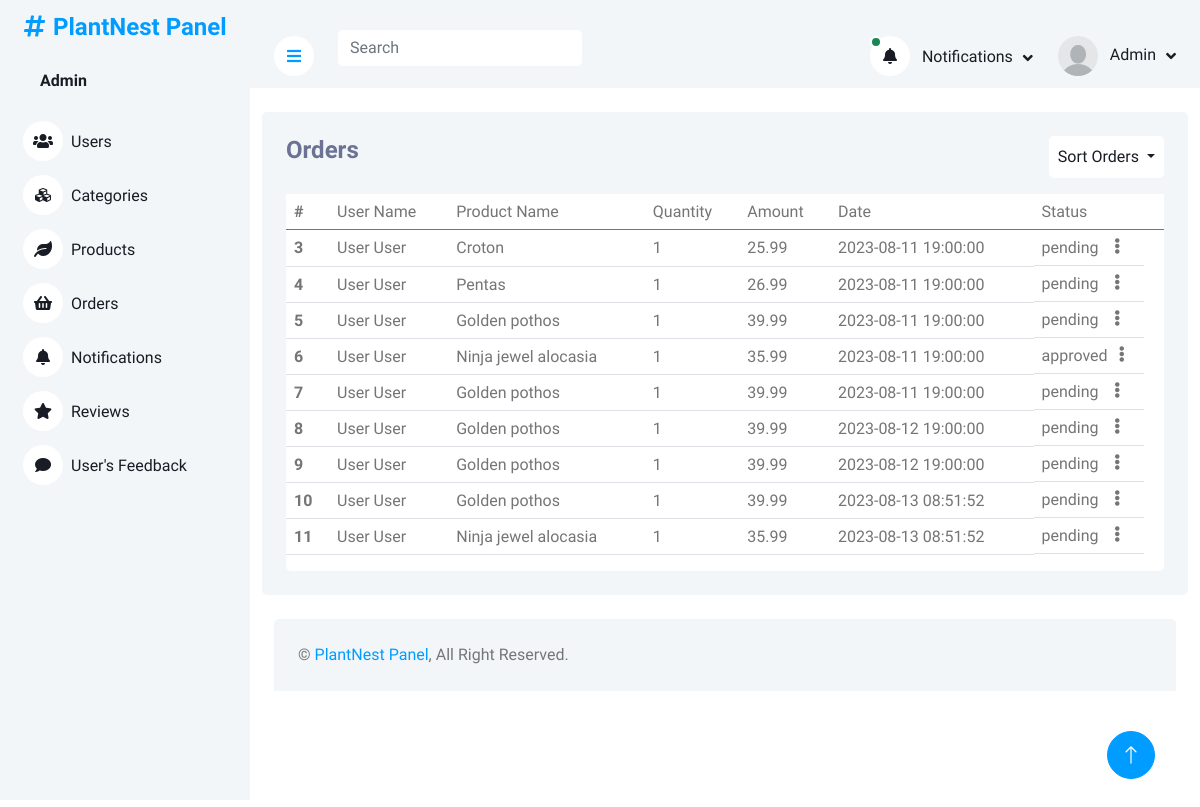
/adminPanel/orders.php (signed in), run on the app's committed database.
### tables this page shows
CREATE TABLE `orders` (
  `orderID` int(11) NOT NULL,
  `userID` int(11) DEFAULT NULL,
  `productID` int(11) DEFAULT NULL,
  `productQuantity` varchar(225) DEFAULT NULL,
  `orderDate` timestamp NULL DEFAULT current_timestamp(),
  `totalAmount` varchar(225) DEFAULT NULL,
  `orderStatus` enum('pending','approved','rejected') NOT NULL DEFAULT 'pending'
);

CREATE TABLE `users` (
  `userID` int(11) NOT NULL,
  `firstName` varchar(225) DEFAULT NULL,
  `lastName` varchar(225) DEFAULT NULL,
  `userEmail` varchar(225) NOT NULL,
  `userPassword` varchar(225) DEFAULT NULL
);

CREATE TABLE `products` (
  `productID` int(11) NOT NULL,
  `productName` varchar(225) DEFAULT NULL,
  `productDescription` varchar(225) DEFAULT NULL,
  `productPrice` varchar(225) DEFAULT NULL,
  `productImage` varchar(225) DEFAULT NULL,
  `productStock` varchar(255) NOT NULL,
  `categoryID` int(11) DEFAULT NULL
);

### adminPanel/orders.php (the view, shortened to what this page needs)
<?php
include_once('header_admin.php');
?>
<div class="container pt-4">
    <div class="bg-light rounded p-4">
        <div class="row">
            <div class="col-12">
                <div class="bg-white rounded h-100 ">
                    <div class="d-flex bg-light justify-content-between">
                        <h4>Orders</h4>
                       <div class="d-flex">
                                  <div class="dropdown d-flex align-self-center ">
                                    <form method="post">
                                    <button class="btn bg-white text-dark dropdown-toggle p-2" type="button"
                                        id="dropdownMenuButton1"  data-bs-toggle="dropdown" aria-expanded="false">
                                        Sort Orders
                                    </button>
                                </form>
                                </div>
                        </div>
                    </div>
                    <div class="table-responsive bg- ">
                        <table class="table">
                            <thead>
                                <tr>
                                    <th scope="col">#</th>
                                    <td>User Name</td>
                                    <td>Product Name</td>
                                    <td>Quantity</td>
                                    <td>Amount</td>
                                    <td>Date</td>
                                    <td>Status </td>
                                    <td> </td>
                                </tr>
                            </thead>
                            <tbody>
                                <?php
if (isset($_POST['sort-order-by-name'])) {
    $query = $pdo->query("SELECT * FROM orders INNER JOIN users ON orders.userID = users.userID INNER JOIN  products ON orders.productID =products.productID ORDER BY users.firstName ;");
    $result = $query->fetchAll(PDO::FETCH_ASSOC);
}else if (isset($_POST['sort-order-by-date'])) {
    $query = $pdo->query("SELECT * FROM orders INNER JOIN users ON orders.userID = users.userID INNER JOIN  products ON orders.productID =products.productID  ORDER BY orders.orderDate;");
    $result = $query->fetchAll(PDO::FETCH_ASSOC);
} else {
    $query = $pdo->query("SELECT * FROM orders INNER JOIN users ON orders.userID = users.userID INNER JOIN  products ON orders.productID =products.productID ;");
    $result = $query->fetchAll(PDO::FETCH_ASSOC);
}
                        foreach($result as $row){
                        ?>
                                <tr class="tr-row">
                                    <th scope="row">
                                        <?php echo $row['orderID'] ?>
                                    </th>
                                    <td>
                                        <?php echo ucfirst($row['firstName']) ?> <?php echo ucfirst($row['lastName']) ?>
                                    </td>
                                    <td>
                                        <?php echo $row['productName'] ?>
                                    </td>
                                    <td>
                                        <?php echo $row['productQuantity'] ?>
                                    </td>
                                    <td>
                                        <?php echo $row['totalAmount'] ?>
                                    </td>
                                    <td>
                                        <?php echo $row['orderDate'] ?>
                                    </td>
                                     <td class="d-flex">
      <?php echo $row['orderStatus'] ?>
      <div class="mx-auto">
        <i class="fa fa-ellipsis-v" data-bs-toggle="dropdown" aria-expanded="false" id="dropdownMenuButton" aria-haspopup="true" aria-expanded="false"></i>
      </div>
    </td>
                                </tr>
                                <?php
                        };
                                       ?>
                            </tbody>
                        </table>
                    </div>
                </div>
            </div>
        </div>
    </div>
</div>
<?php
include('footer.php');
?>

### adminPanel/header_admin.php (shortened to what this page needs)
<?php
include("php/query.php");
?>
<!DOCTYPE html>
<html lang="en">
<head>
    <link href="https://cdnjs.cloudflare.com/ajax/libs/font-awesome/5.10.0/css/all.min.css" rel="stylesheet">
    <link href="https://cdn.jsdelivr.net/npm/bootstrap-icons@1.4.1/font/bootstrap-icons.css" rel="stylesheet">
    <link href="lib/owlcarousel/assets/owl.carousel.min.css" rel="stylesheet">
    <link href="lib/tempusdominus/css/tempusdominus-bootstrap-4.min.css" rel="stylesheet" />
    <link href="css/bootstrap.min.css" rel="stylesheet">
    <link href="css/style.css" rel="stylesheet">
</head>
<body>
    <div class="container-xxl position-relative bg-white d-flex p-0">
        <div class="sidebar pe-4 pb-3">
            <nav class="navbar bg-light navbar-light">
                <a href="index.html" class="navbar-brand mx-4 mb-3">
                    <div>
                    <h4 class="text-primary"><i class="fa fa-hashtag me-2"></i>PlantNest Panel</h4>
                    </div>
                </a>
                <div class="d-flex align-items-center ms-4 mb-4">
                    <div class="ms-3">
                    <?php
                                 if(isset($_SESSION['Admin'])){
                                    $admin = $_SESSION['Admin'];
                                 foreach($admin as $value){
                                    $U_ID =   $value['adminID'];
                                  $query = $pdo->prepare("SELECT * FROM admins WHERE adminID = :iD ");
                                  $query->bindParam(':iD',  $U_ID);
                                  $query->execute();
                                  $result = $query->fetch(PDO::FETCH_ASSOC);
                        ?>
                         <h6 class="mb-0">
                             <span><?php echo ucfirst($result['adminName'])?></span>
                            </h6>
</span>    <?php
                      };
                    }
                        ?>
                    </div>
                </div>
                <div class="navbar-nav w-100">
                    <a href="index.php" class="nav-item nav-link "><i class="fa fa-users me-2"></i>Users</a>
                    <a href="category.php" class="nav-item nav-link"><i class="fa fa-cubes me-2"></i>Categories</a>
                    <a href="products.php" class="nav-item nav-link"><i class="fa fa-leaf me-2"></i>Products</a>
                    <a href="orders.php" class="nav-item nav-link"><i class="fa fa-shopping-basket me-2"></i>Orders</a>
                    <a href="notifications.php" class="nav-item nav-link"><i class="fa fa-bell me-2"></i>Notifications</a>
                    <a href="reviews.php" class="nav-item nav-link"><i class="fa fa-star me-2"></i>Reviews</a>
                    <a href="feedback.php" class="nav-item nav-link"><i class="fa fa-comment me-2"></i>User's Feedback</a>
                </div>
            </nav>
        </div>
        <div class="content">
            <nav class="navbar navbar-expand bg-light navbar-light sticky-top px-4 py-0">
                <a href="#" class="sidebar-toggler flex-shrink-0">
                    <i class="fa fa-bars"></i>
                </a>
                <form class=" d-none d-md-flex ms-4">
                    <input id="taskFilter" name="search-query" class="taskFilter form-control border-0" type="search"
                        placeholder="Search">
                </form>
                <div class="navbar-nav align-items-center ms-auto">
                    <div class="nav-item dropdown">
                        <?php
                            $query = $pdo->query("SELECT * from orders  INNER JOIN  users on
                            orders.userID = users.userID    where orderStatus	 = 'pending'  LIMIT 2");
                        $result = $query->fetchAll(PDO::FETCH_ASSOC);
                        if (empty($result)) {
                            ?>
                            <a href="#" class="nav-link dropdown-toggle " data-bs-toggle="dropdown">
                                <i class="fa fa-bell me-lg-2">
                                </i>
                                <span class="d-none d-lg-inline-flex">Notifications</span>
                            </a>
                            <?php
                        } else {
                            ?>
                            <a href="#" class="nav-link dropdown-toggle " data-bs-toggle="dropdown">
                                <i class="fa fa-bell me-lg-2 position-relative">
                                    <div
                                        class="bg-success rounded-circle border border-2 border-white position-absolute top-0 start-0 p-1">
                                    </div>
                                </i>
                                <span class="d-none d-lg-inline-flex">Notifications</span>
                            </a>
                            <?php
                        } ?>
                    </div>
                    <div class="nav-item dropdown">
                        <a href="#" class="nav-link dropdown-toggle" data-bs-toggle="dropdown">
                        <?php
                                 if(isset($_SESSION['Admin'])){
                                    $admin = $_SESSION['Admin'];
                                 foreach($admin as $value){
                                    $U_ID =   $value['adminID'];
                                  $query = $pdo->prepare("SELECT * FROM admins WHERE adminID = :iD ");
                                  $query->bindParam(':iD',  $U_ID);
                                  $query->execute();
                                  $result = $query->fetch(PDO::FETCH_ASSOC);
                              if($result['adminImage']){
                        ?>
                        <img class="rounded-circle me-lg-2" src="img/<?php echo $result['adminImage'] ?>" alt="" style="width: 40px; height: 40px;">
                            <?php
                              }else if(empty($result['adminImage'])){
                                ?>
                        <img class="rounded-circle me-lg-2" src="img/user.jpg" alt="" style="width: 40px; height: 40px;">
                                <?php
                              }
                            ?>
                                <span class="d-none d-lg-inline-flex">
                                    <?php echo ucfirst($result['adminName']) ?>
                                </span>
                                <?php
                            }
                        }
                            ?>
                        </a>
                    </div>
                </div>
            </nav>

### adminPanel/css/style.css (style rules this page uses)
:root { --primary: #009CFF; --light: #F3F6F9; --dark: #191C24; }
.btn { transition: .5s; }
.sidebar { position: fixed; top: 0; left: 0; bottom: 0; width: 250px; height: 100vh; overflow-y: auto; background: var(--light); transition: 0.5s; z-index: 999; }
.content { margin-left: 250px; min-height: 100vh; background: #FFFFFF; transition: 0.5s; }
@media (min-width: 992px) { .sidebar { margin-left: 0; } }
@media (min-width: 992px) { .content { width: calc(100% - 250px); } }
.sidebar .navbar .navbar-nav .nav-link { padding: 7px 20px; color: var(--dark); font-weight: 500; border-left: 3px solid var(--light); border-radius: 0 30px 30px 0; outline: none; }
.sidebar .navbar .navbar-nav .nav-link i { width: 40px; height: 40px; display: inline-flex; align-items: center; justify-content: center; background: #FFFFFF; border-radius: 40px; }
.content .navbar .navbar-nav .nav-link { margin-left: 25px; padding: 12px 0; color: var(--dark); outline: none; }
.content .navbar .sidebar-toggler, .content .navbar .navbar-nav .nav-link i { width: 40px; height: 40px; display: inline-flex; align-items: center; justify-content: center; background: #FFFFFF; border-radius: 40px; }
.content .navbar .dropdown-toggle::after { margin-left: 6px; vertical-align: middle; border: none; content: "\f107"; font-family: "Font Awesome 5 Free"; font-weight: 900; transition: .5s; }

### adminPanel/header_admin.php (style rules this page uses)
h4 { color: #6C7293; }

### data on the page
orders: orderID "3", userID.firstName "User", userID.lastName "User", productID.productName "Croton", productQuantity "1", totalAmount "25.99", orderDate "2023-08-11 19:00:00", orderStatus "pending"
orders: orderID "4", userID.firstName "User", userID.lastName "User", productID.productName "Pentas", productQuantity "1", totalAmount "26.99", orderDate "2023-08-11 19:00:00", orderStatus "pending"
orders: orderID "5", userID.firstName "User", userID.lastName "User", productID.productName "Golden pothos", productQuantity "1", totalAmount "39.99", orderDate "2023-08-11 19:00:00", orderStatus "pending"
orders: orderID "6", userID.firstName "User", userID.lastName "User", productID.productName "Ninja jewel alocasia", productQuantity "1", totalAmount "35.99", orderDate "2023-08-11 19:00:00", orderStatus "approved"
orders: orderID "7", userID.firstName "User", userID.lastName "User", productID.productName "Golden pothos", productQuantity "1", totalAmount "39.99", orderDate "2023-08-11 19:00:00", orderStatus "pending"
orders: orderID "8", userID.firstName "User", userID.lastName "User", productID.productName "Golden pothos", productQuantity "1", totalAmount "39.99", orderDate "2023-08-12 19:00:00", orderStatus "pending"
orders: orderID "9", userID.firstName "User", userID.lastName "User", productID.productName "Golden pothos", productQuantity "1", totalAmount "39.99", orderDate "2023-08-12 19:00:00", orderStatus "pending"
orders: orderID "10", userID.firstName "User", userID.lastName "User", productID.productName "Golden pothos", productQuantity "1", totalAmount "39.99", orderDate "2023-08-13 08:51:52", orderStatus "pending"
orders: orderID "11", userID.firstName "User", userID.lastName "User", productID.productName "Ninja jewel alocasia", productQuantity "1", totalAmount "35.99", orderDate "2023-08-13 08:51:52", orderStatus "pending"

### other printed values
$result['adminName'] "Admin"
